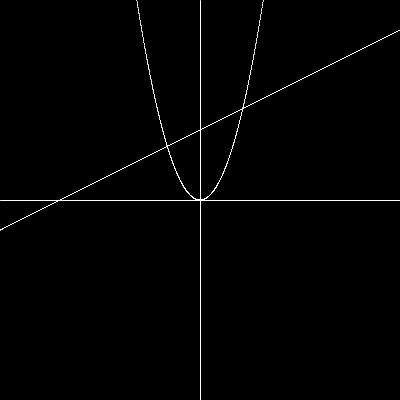
Frame 1 (no input)
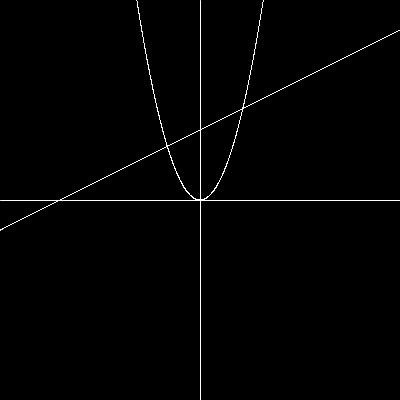
Frame 2 (the mouse pressed at the canvas centre, redrawn once)

The Processing sketch that drew these frames (run headless with seeded random() and noise(); the mouse was pressed at the canvas centre and the sketch redrawn once):

// Processing sketch: Graphing_functions
// ── Graphing_functions.pde
void setup()
{
  size(400, 400);
  background(0);
  stroke(255);
  
  line(0, height/2, width, height/2);  // X axis
  line(width/2, 0, width/2, height);   // Y axis
}

void draw()
{
  translate(width/2, height/2);
  
  // Draw points (x, y) for all X values from left to right
  // of the window with (0, 0) at the center.
  for(float x = -width/2; x < width/2; x+=0.1)
  {
    point(x, -f(x));
    point(x, -g(x));
    
    // Approximating intersections
    if(abs(f(x)-g(x)) <= 0.19)
      println(x + " " + f(x));
  }
  noLoop();
}

// Linear function
float f(float x)
{
  return 0.5*x+70;
}

// Quadratic function
float g(float x)
{
  return x*x/20;
}
